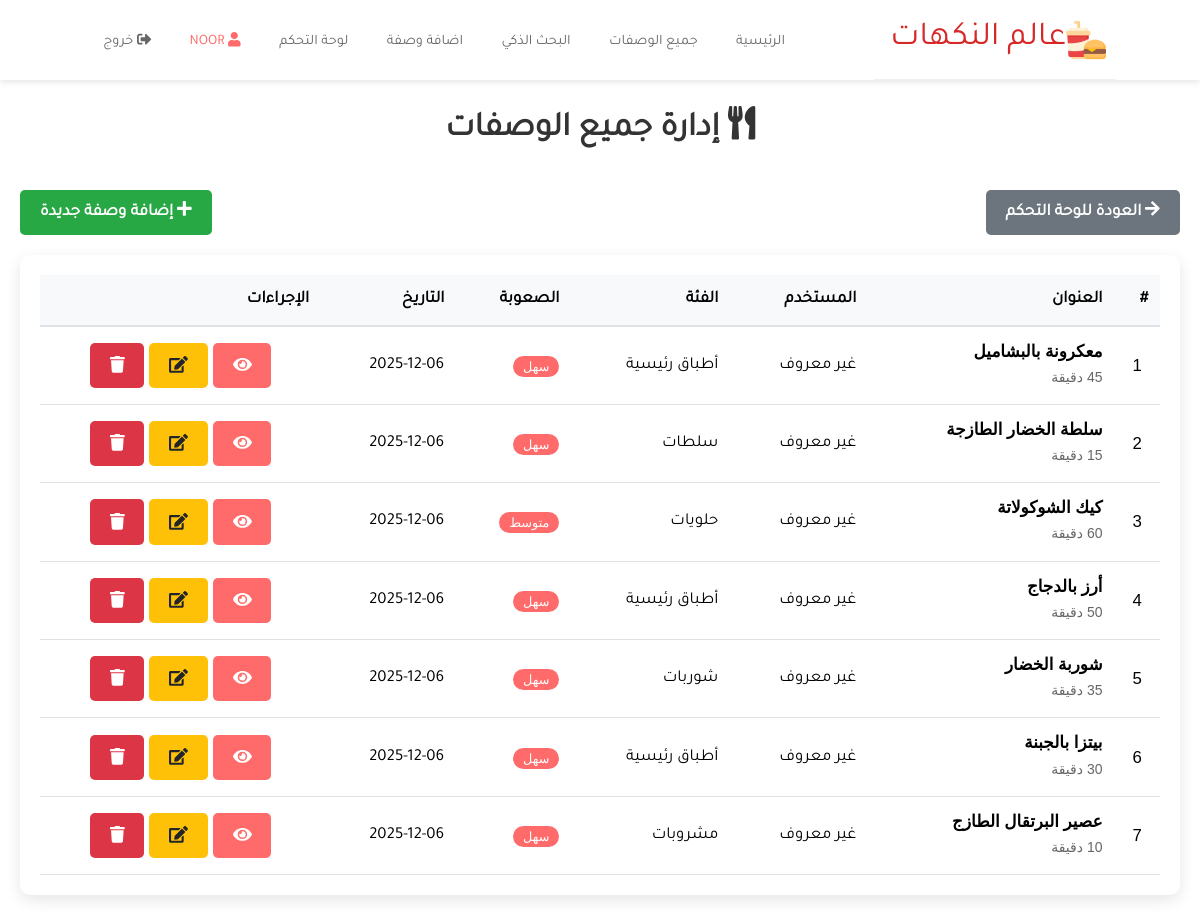
/admin/manage-recipes.php (signed in), run on the app's committed database.
### tables this page shows
CREATE TABLE `recipes` (
  `id` int(11) NOT NULL,
  `title` varchar(200) NOT NULL,
  `description` text DEFAULT NULL,
  `ingredients` text NOT NULL,
  `instructions` text NOT NULL,
  `image` varchar(255) DEFAULT NULL,
  `prep_time` int(11) DEFAULT NULL,
  `category` varchar(100) DEFAULT NULL,
  `difficulty` enum('سهل','متوسط','صعب') DEFAULT 'سهل',
  `created_at` timestamp NOT NULL DEFAULT current_timestamp(),
  `user_id` int(11) DEFAULT NULL
);

### admin/manage-recipes.php (the view, shortened to what this page needs)
<?php
require_once '../includes/config.php';
require_once 'header.php';
try {
    $stmt = $pdo->query("SELECT r.*, u.username FROM recipes r LEFT JOIN users u ON r.user_id = u.id ORDER BY r.created_at DESC");
    $recipes = $stmt->fetchAll();
} catch(PDOException $e) {
    die("خطأ في قاعدة البيانات: " . $e->getMessage());
}
?>
<div class="manage-recipes" style="direction: rtl; padding: 20px;">
    <h1 style="text-align: center; margin-bottom: 30px; color: #333;font-family: 'Tajawal',sans-serif;">
        <i class="fas fa-utensils"></i> إدارة جميع الوصفات
    </h1>
    <div style="display: flex; justify-content: space-between; align-items: center; margin-bottom: 20px;">
        <a href="dashboard.php" class="btn btn-secondary" style="font-family: 'Tajawal',sans-serif;">
            <i class="fas fa-arrow-right"></i> العودة للوحة التحكم
        </a>
        <a href="../add-recipe.php" class="btn btn-success" style="font-family: 'Tajawal',sans-serif;">
            <i class="fas fa-plus"></i> إضافة وصفة جديدة
        </a>
    </div>
    <div style="background: white; padding: 20px; border-radius: 10px; box-shadow: 0 5px 15px rgba(0,0,0,0.1); overflow-x: auto;">
        <?php if(count($recipes) > 0): ?>
        <table style="width: 100%; border-collapse: collapse;">
            <thead>
                <tr style="background: #f8f9fa;">
                    <th style="padding: 12px; border-bottom: 2px solid #dee2e6; text-align: right;font-family: 'Tajawal',sans-serif;">#</th>
                    <th style="padding: 12px; border-bottom: 2px solid #dee2e6; text-align: right;font-family: 'Tajawal',sans-serif;">العنوان</th>
                    <th style="padding: 12px; border-bottom: 2px solid #dee2e6; text-align: right;font-family: 'Tajawal',sans-serif;">المستخدم</th>
                    <th style="padding: 12px; border-bottom: 2px solid #dee2e6; text-align: right;font-family: 'Tajawal',sans-serif;">الفئة</th>
                    <th style="padding: 12px; border-bottom: 2px solid #dee2e6; text-align: right;font-family: 'Tajawal',sans-serif;">الصعوبة</th>
                    <th style="padding: 12px; border-bottom: 2px solid #dee2e6; text-align: right;font-family: 'Tajawal',sans-serif;">التاريخ</th>
                    <th style="padding: 12px; border-bottom: 2px solid #dee2e6; text-align: right;font-family: 'Tajawal',sans-serif;">الإجراءات</th>
                </tr>
            </thead>
            <tbody>
                <?php foreach($recipes as $recipe): ?>
                    <tr style="border-bottom: 1px solid #dee2e6;">
                        <td style="padding: 12px; text-align: center;"><?php echo $recipe['id']; ?></td>
                        <td style="padding: 12px;font-family: 'Tajawal',sans-serif;">
                            <strong><?php echo $recipe['title']; ?></strong><br>
                            <small style="color: #666;"><?php echo $recipe['prep_time']; ?> دقيقة</small>
                        </td>
                        <td style="padding: 12px;font-family: 'Tajawal',sans-serif;">
                            <?php echo $recipe['username'] ?? 'غير معروف'; ?>
                        </td>
                        <td style="padding: 12px;font-family: 'Tajawal',sans-serif;">
                            <?php echo $recipe['category']; ?>
                        </td>
                        <td style="padding: 12px;">
                            <span style="background: #ff6b6b; color: white; padding: 3px 10px; border-radius: 15px; font-size: 0.8rem;">
                                <?php echo $recipe['difficulty']; ?>
                            </span>
                        </td>
                        <td style="padding: 12px;font-family: 'Tajawal',sans-serif;">
                            <?php echo date('Y-m-d', strtotime($recipe['created_at'])); ?>
                        </td>
                        <td style="padding: 12px; text-align: center;">
                            <a href="../recipe-detail.php?id=<?php echo $recipe['id']; ?>" class="btn btn-sm btn-primary" title="عرض">
                                <i class="fas fa-eye"></i>
                            </a>
                            <a href="edit-recipe.php?id=<?php echo $recipe['id']; ?>" class="btn btn-sm btn-warning" title="تعديل">
                                <i class="fas fa-edit"></i>
                            </a>
                            <a href="manage-recipes.php?delete=<?php echo $recipe['id']; ?>"
                               class="btn btn-sm btn-danger"
                               title="حذف"
                               onclick="return confirm('هل أنت متأكد من حذف وصفة <?php echo addslashes($recipe['title']); ?>؟')">
                                <i class="fas fa-trash"></i>
                            </a>
                        </td>
                    </tr>
                <?php endforeach; ?>
            </tbody>
        </table>
        <?php endif; ?>
    </div>
</div>
  </body>
</html>

### css/style.css (style rules this page uses)
:root { --nero: #252525; --dimGray: #666; --max-red: #D62828; --snow: #fafafa; --Libre: 'Libre Franklin', sans-serif; --Kaushan: 'Kaushan Script'; --transition: all 0.4s ease; }
* { box-sizing: border-box; padding: 0; margin: 0; font-family: var(--Libre); }
body { line-height: 1.5; font-size: 1.05rem; font-weight: 200; text-rendering: optimizeLegibility; }
a { color: #000; text-decoration: none; }
h1, h2, h3, h4, h5, h6 { padding: 0.3rem 0; }
.btn-primary { background: #ffcc00; color: #333; border: none; padding: 12px 30px; border-radius: 50px; font-weight: bold; cursor: pointer; transition: transform 0.3s; }
.btn { display: inline-block; padding: 10px 20px; border-radius: 5px; text-decoration: none; font-weight: 600; cursor: pointer; border: none; transition: all 0.3s; }
.btn-primary { background: #ff6b6b; color: white; }
.btn-secondary { background: #6c757d; color: white; }
.btn-success { background: #28a745; color: white; }
.btn-danger { background: #dc3545; color: white; }
.btn-warning { background: #ffc107; color: #212529; }

### data on the page
recipes: id "1", title "معكرونة بالبشاميل", username "غير معروف", category "أطباق رئيسية", difficulty "سهل", created_at "2025-12-06"
recipes: id "2", title "سلطة الخضار الطازجة", username "غير معروف", category "سلطات", difficulty "سهل", created_at "2025-12-06"
recipes: id "3", title "كيك الشوكولاتة", username "غير معروف", category "حلويات", difficulty "متوسط", created_at "2025-12-06"
recipes: id "4", title "أرز بالدجاج", username "غير معروف", category "أطباق رئيسية", difficulty "سهل", created_at "2025-12-06"
recipes: id "5", title "شوربة الخضار", username "غير معروف", category "شوربات", difficulty "سهل", created_at "2025-12-06"
recipes: id "6", title "بيتزا بالجبنة", username "غير معروف", category "أطباق رئيسية", difficulty "سهل", created_at "2025-12-06"
recipes: id "7", title "عصير البرتقال الطازج", username "غير معروف", category "مشروبات", difficulty "سهل", created_at "2025-12-06"

### other printed values
$_SESSION['username'] "NOOR"
